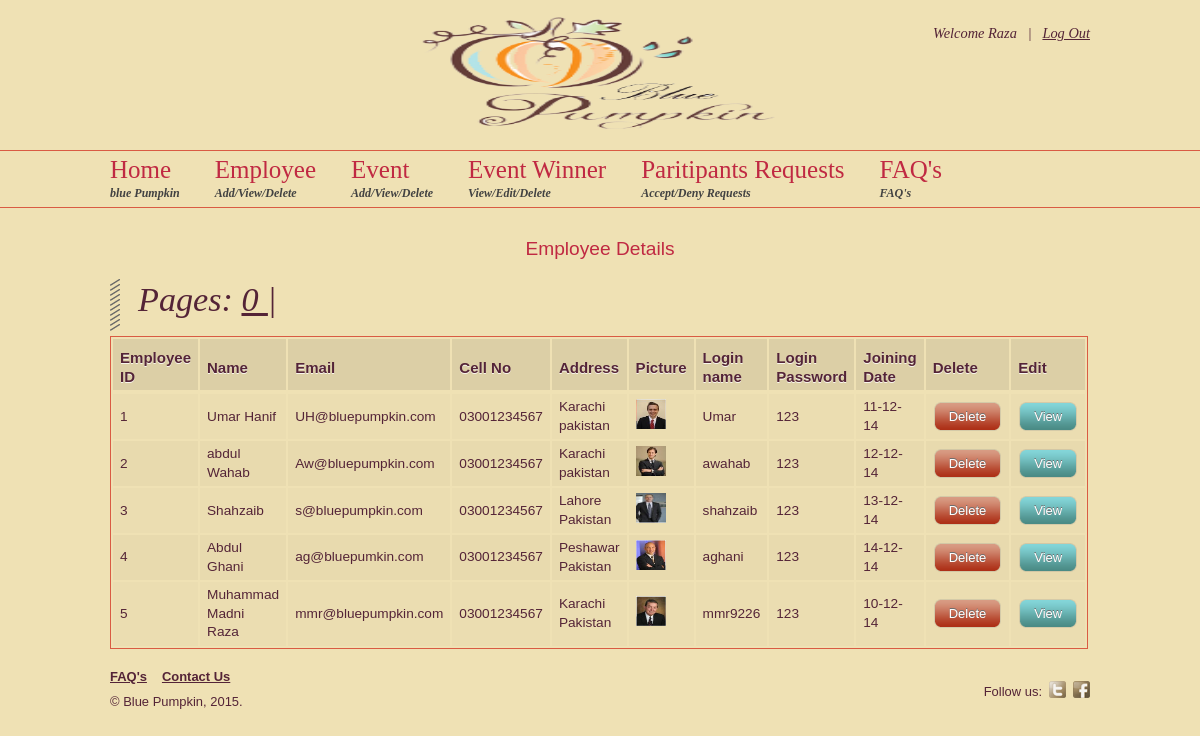
The app's page /Project/Admin/View_EmpDetails.php?Emp_IDFV=0 (signed in) with its own data.
### tables this page shows
CREATE TABLE IF NOT EXISTS `tblemployees` (
  `Emp_ID` int(11) NOT NULL AUTO_INCREMENT,
  `Emp_Name` varchar(20) DEFAULT NULL,
  `Emp_Email` varchar(20) DEFAULT NULL,
  `Emp_CellNo` varchar(20) DEFAULT NULL,
  `Emp_Address` varchar(100) DEFAULT NULL,
  `Emp_Img` varchar(10) DEFAULT NULL,
  `Emp_LoginName` varchar(20) DEFAULT NULL,
  `Emp_Loginpass` varchar(20) DEFAULT NULL,
  `Emp_JDate` varchar(10) DEFAULT NULL,
  PRIMARY KEY (`Emp_ID`)
);

### Project/ConnectDB.inc (called while the page is built, shortened)
<?php
class ConnectDB
{
	function SELECTDATA($Query)
	{
		$CN=mysql_connect("localhost","root","");
		$DS=mysql_query($Query,$CN);
		return $DS;
	}
}
?>

### Project/Admin/View_EmpDetails.php (the view, shortened to what this page needs)
<?php
	if($_SESSION['A_ID'] == "" || $_SESSION['A_LoginName'] == "")
	{	echo "<meta http-equiv='Refresh'; Content='0; URL=../Index.php';>";	exit;}
	else
	{
		$A_LoginName = $_SESSION['A_LoginName'];
	}
?>
<?php
include "../ConnectDB.inc";
$xDB=new ConnectDB();
?>
<!doctype html>
<html>
<head>
		<link rel="stylesheet" href="../css/style.css" type="text/css" media="all" />
		<link media="screen"  href="../css/colorbox/colorbox.css" rel="stylesheet" />
		<link type="text/css" href="../css/pepper-grinder/jquery-ui-1.8.16.custom.css" rel="stylesheet" />
		<link rel="stylesheet" href="../js/cusel/css/cusel.css" type="text/css" />
		<link rel="stylesheet" href="../css/theme-9.css" type="text/css" media="all" />
		<link rel="stylesheet" href="../css/fonts-1.css" type="text/css" media="all" />
</head>
<body>
<div>
	<div class="topline fixw">
            	<div class="col_l" >
			<div class="clear" style="height:15px"></div>
            </div>
		<div class="col_c">
			<a href="theme-9-fonts-1-fixtop-0-index.html">
				<img src="../Images/logo.jpeg" width="373" height="116" alt="Hotel Inn" id="logo"/>
			</a>
		</div>
        	<div class="col_r" align="right">
			Welcome <?php echo "$A_LoginName &nbsp; | &nbsp; <a href='../Index.php'>Log Out</a>"  ?>
			<div class="clear" style="height:15px"></div>
            </div>
	</div>
	<div class="menuline">
		<div class="fixw">
        			<ul class="menu">
				<li>
					<a href="#">Home<span>blue Pumpkin</span></a>
				</li>
				<li>
					<a href="#">Employee<span>Add/View/Delete</span></a>
				</li>
				<li>
					<a href="#">Event<span>Add/View/Delete</span></a>
				</li>
				<li>
					<a href="#">Event Winner<span>View/Edit/Delete</span></a>
				</li>
				<li>
					<a href="View_EventRequests.php">Paritipants Requests<span>Accept/Deny Requests</span></a>
				</li>
				<li>
					<a href="Faqs.php">FAQ's<span>FAQ's</span></a>
				</li>
			</ul>
		</div>
	</div>
</div>
<div class="content" style="height:365px;">
 <h2 align="center">Employee Details</h2>
	<div class="fixw">
		<div class="one-third">
			<blockquote class="huge">
            Pages:
<?php
			$DS2=$xDB->SELECTDATA("select emp_id from tblemployees");
		for($a=0;$a<mysql_num_rows($DS2);$a=$a+5)
		{
	echo"<a href='View_EmpDetails.php?Emp_IDFV=$a'> $a | </a>";
		}
 ?>
			</blockquote>
	</div>
            <div class="two-third ">
                    <table class='table1' >
<tr>
<thead>
 	<th>Employee ID</th>
    <th>Name</th>
    <th>Email</th>
    <th>Cell No</th>
    <th>Address</th>
    <th>Picture</th>
    <th>Login name</th>
    <th>Login Password</th>
    <th width="200">Joining Date</th>
     <th>Delete</th>
     <th>Edit</th>
     </thead>
   </tr>
                    <?php
			  if(isset($_GET['Emp_IDFV']))
		{
			$EMP_IDFV=$_GET['Emp_IDFV'];
   $DS1=$xDB->SELECTDATA("select * from tblemployees limit $EMP_IDFV, 5 ");
   		for($i=0;$i<mysql_num_rows($DS1);$i++)
			{
							echo "<tr>";
			$xROW1=mysql_fetch_array($DS1);
 		   echo "<td width='10'>$xROW1[0]</td>";
			echo "<td>$xROW1[1]</td>";
			echo "<td>$xROW1[2]</td>";
			echo "<td>$xROW1[3]</td>";
			echo "<td>$xROW1[4]</td>";
			echo "<td><a href='Resize_Emp_Img.php?Emp_IDTVP=$xROW1[0]' rel='colorbox'><img src='../Images/Emp_Img/$xROW1[5].jpeg' width=30 height=30></a></td>";
			echo "<td>$xROW1[6]</td>";
			echo "<td>$xROW1[7]</td>";
						echo "<td width='200'>$xROW1[8]</td>";
		 			echo"<td><a class='button b7' href='View_EmpDetails.php?Emp_IDFD=$
					$xROW1[0]'>Delete</a></td>";
					echo"<td><a class='button b5' href='Edit_EmpDetails.php?Emp_IDFE=$xROW1[0]'>View</a></td> ";
			echo "</tr>";
			}
			}
            ?>
            </table>
            </div>
</div>
</div>
<div class="footer">
	<div class="fixw">
		<div class="three-fourth">
			<ul class="footermenu">
				<li><a href="Faqs.php">FAQ's</a></li>
                <li><a href="ContactUs.php">Contact Us</a></li>
							</ul>
			<div class="clear" style="height:10px"></div>
			 &copy; Blue Pumpkin, 2015.
		</div>
		<div class="one-fourth last" style="text-align:right">
			<div class="clear" style="height:10px"></div>
			Follow us:<a href="http://www.twitter.com/mmr9226" class="follow_icon twitter"></a><a href="http://www.facebook.com/mmr9226" class="follow_icon facebook"></a><br>
		</div>
	</div>
</div>
</body>
</html>

### Project/css/style.css (style rules this page uses)
body { margin:0; padding:0; font-size:90%; font-family:'Arial'; }
a { text-decoration:underline; }
h1, h2, h3, h4, h5, h6 { font-family:'Arial'; padding:0; font-weight:normal; }
h2 { font-size:140%; margin:15px 0 7px 0; }
img { border:0; }
.fixw { width:980px; margin:0 auto; }
.clear { clear:both; height:0; overflow:hidden; }
.one-third { float:left; width:308px; margin:0 28px 0 0; }
.two-third { float:left; width:644px; margin:0 28px 0 0; }
.one-fourth { float:left; width:224px; margin:0 28px 0 0; }
.three-fourth { float:left; width:728px; margin:0 28px 0 0; }
.one-half.last, .one-third.last, .two-third.last, .one-fourth.last, .three-fourth.last { margin-right:0; }
.topline { height:150px; }
.topline .col_l, .topline .col_r { width:250px; float:left; font-family:'Georgia', 'Times New Roman'; font-style:italic; padding:22px 0 0 0; line-height:160%; position:relative; }
.topline .col_c { float:left; width:440px; margin:15px 20px 0 20px; text-align:center; }
.topline .col_r { text-align:right; }
.menuline { min-width:980px; border-top:1px solid #d5c7af; border-bottom:1px solid #d6c9b2; position:relative; }
ul.menu { list-style-type:none; padding:0; margin:0 0 0 -14px; height:56px; }
ul.menu li { float:left; margin-right:7px; padding:0 14px; position:relative; -moz-transition-property: background; -moz-transition-duration: 0.3s; -moz-transition-timing-function: linear; -webkit-transition-property: background; -webkit-transition-duration: 0.3s; -webkit-transition-timing-function: linear; transition-property: background; transition-duration: 0.3s; transition-timing-function: linear; }
ul.menu li a { color:#6e6e6e; text-decoration:none; font-size:25px; font-family:'Trebuchet MS'; display:block; padding:0; line-height:38px; height:53px; border-bottom:3px solid transparent; -moz-transition-property: all; -moz-transition-duration: 0.6s; -moz-transition-timing-function: linear; -webkit-transition-property: all; -webkit-transition-duration: 0.6s; -webkit-transition-timing-function: linear; transition-property: all; transition-duration: 0.6s; transition-timing-function: linear; }
ul.menu li a span { display:block; color:#a28250; font-size:12px; font-style:italic; font-weight:bold; font-family:'Georgia', 'Times New Roman', cursive; line-height:8px; }
.button { height:29px; position:relative; display:inline-block; color:#464646; text-decoration:none; font:normal 13px/29px 'Arial'; cursor:pointer; -webkit-text-shadow:#dfdfdf 0 1px 0; -moz-text-shadow:#dfdfdf 0 1px 0; text-shadow:#dfdfdf 0 1px 0; border:1px solid transparent; }
.button.b2, .button.b2:hover, .button.b5, .button.b5:hover, .button.b6, .button.b6:hover, .button.b7, .button.b7:hover { color:#ffffff; -webkit-text-shadow:#6d6d6d 0 -1px 0; -moz-text-shadow:#6d6d6d 0 -1px 0; text-shadow:#6d6d6d 0 -1px 0; }
.content { font-size:95%; line-height:135%; padding-top:17px; height:auto; }
blockquote { font-style:italic; margin:14px 0; padding:0 0 0 28px; background:url('../img/quotes-divider.png') no-repeat left top; position:relative; }
blockquote.huge, .quote1.huge, .quote2.huge, .quote3.huge, .quote4.huge { color:#a28250; font-size:250%; font-family:'Times New Roman'; line-height:120%; }
.table1 { border-collapse:separate; border-spacing:2px; border:1px solid #d5c7af; }
.table1 th { font-size:110%; color:#a28250; background-color:#e4e1dc; background-color:rgba(0,0,0,0.08); border:0; padding:10px 7px 4px 7px; text-align:left; -moz-text-shadow:rgba(255,255,255,0.8) 0 1px 0; -webkit-text-shadow:rgba(255,255,255,0.8) 0 1px 0; text-shadow:rgba(255,255,255,0.8) 0 1px 0; }
.table1 td { font-size:100%; background-color:#eeebe7; background-color:rgba(0,0,0,0.03); border:0; padding:4px 7px; }
.table1 tr.odd td { background-color:#f4f1ec; background-color:rgba(0,0,0,0.015); }
.footer { padding:20px 0; clear:both; font-size:90%; color:#6e6e6e; }
.follow_icon { display:inline-block; height:17px; width:17px; overflow:hidden; background-position:0 0; background-repeat:no-repeat; margin:0 0 0 7px; position:relative; top:2px; }
.follow_icon.twitter, .follow_icon.twitter div { background-image:url('../img/icons/twitter1.png'); }
.follow_icon.facebook, .follow_icon.facebook div { background-image:url('../img/icons/facebook1.png'); }
.footermenu { list-style-type:none; padding:0 0 0 0; margin:0; }
.footermenu li { float:left; margin-right:15px; font-weight:bold; }
.footermenu li a { color:#6e6e6e; }

### records on screen
tblemployees: Emp_ID "1", Emp_Name "Umar Hanif", Emp_Email "UH@bluepumpkin.com", Emp_CellNo "03001234567", Emp_Address "Karachi pakistan", shows a picture, Emp_LoginName "Umar", Emp_Loginpass "123", Emp_JDate "11-12-14"
tblemployees: Emp_ID "2", Emp_Name "abdul Wahab", Emp_Email "Aw@bluepumpkin.com", Emp_CellNo "03001234567", Emp_Address "Karachi pakistan", shows a picture, Emp_LoginName "awahab", Emp_Loginpass "123", Emp_JDate "12-12-14"
tblemployees: Emp_ID "3", Emp_Name "Shahzaib", Emp_Email "s@bluepumpkin.com", Emp_CellNo "03001234567", Emp_Address "Lahore Pakistan", shows a picture, Emp_LoginName "shahzaib", Emp_Loginpass "123", Emp_JDate "13-12-14"
tblemployees: Emp_ID "4", Emp_Name "Abdul Ghani", Emp_Email "ag@bluepumkin.com", Emp_CellNo "03001234567", Emp_Address "Peshawar Pakistan", shows a picture, Emp_LoginName "aghani", Emp_Loginpass "123", Emp_JDate "14-12-14"
tblemployees: Emp_ID "5", Emp_Name "Muhammad Madni Raza", Emp_Email "mmr@bluepumpkin.com", Emp_CellNo "03001234567", Emp_Address "Karachi Pakistan", shows a picture, Emp_LoginName "mmr9226", Emp_Loginpass "123", Emp_JDate "10-12-14"

### other values on screen
$A_LoginName "Raza"
$a "0"
